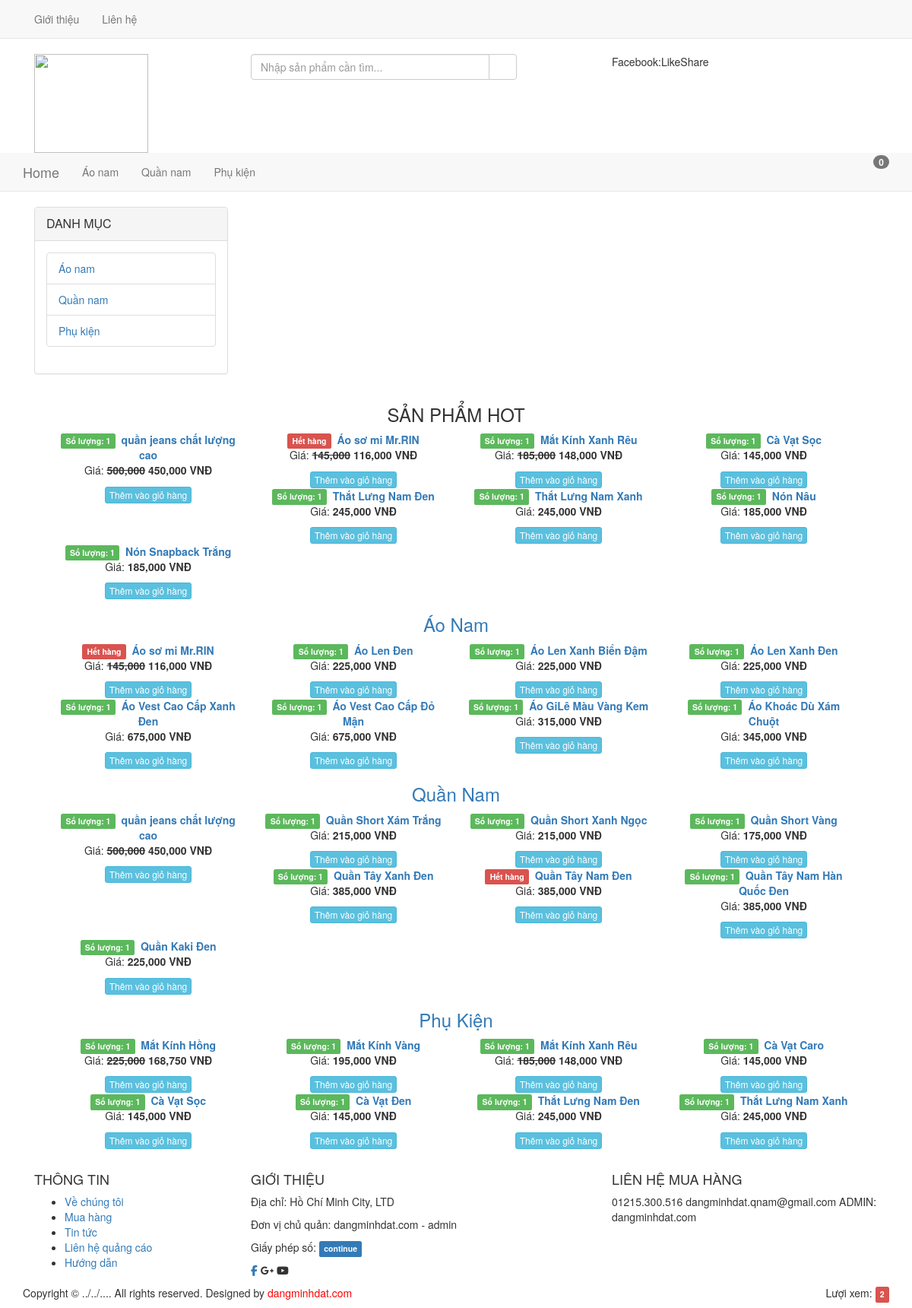
The page / on the database its author committed.
### tables this page shows
CREATE TABLE `chuyenmuc` (
  `id` int(11) NOT NULL,
  `name` varchar(100) NOT NULL,
  `slug` varchar(100) NOT NULL,
  `hinh_anh` varchar(100) NOT NULL,
  `banner` varchar(100) NOT NULL,
  `home` tinyint(4) NOT NULL DEFAULT '0',
  `status` tinyint(4) NOT NULL DEFAULT '1',
  `id_parent` int(11) NOT NULL,
  `size` varchar(100) DEFAULT NULL,
  `create_at` timestamp NOT NULL DEFAULT CURRENT_TIMESTAMP,
  `update_at` timestamp NOT NULL DEFAULT CURRENT_TIMESTAMP
);

CREATE TABLE `sanpham` (
  `id` int(11) NOT NULL,
  `name` varchar(100) DEFAULT NULL,
  `slug` varchar(100) DEFAULT NULL,
  `price` int(11) DEFAULT NULL,
  `sale` tinyint(4) DEFAULT '0',
  `thumbnail` varchar(100) DEFAULT NULL,
  `slide_thumbnail` varchar(100) DEFAULT NULL,
  `parent_id` int(11) DEFAULT NULL,
  `chuyenmuc_con` int(11) DEFAULT NULL,
  `describ` text,
  `content` text,
  `soluong` int(11) DEFAULT '0',
  `head` int(11) DEFAULT '0',
  `view` int(11) DEFAULT '0',
  `hot` tinyint(4) DEFAULT '0',
  `create_at` timestamp NULL DEFAULT NULL,
  `updated_at` timestamp NULL DEFAULT NULL ON UPDATE CURRENT_TIMESTAMP
);

### index.php (called while the page is built)
<?php require __DIR__.'/core/init.php'; ?>
<?php require __DIR__.'/includes/header.php'; ?>
<?php require __DIR__.'/includes/sidebar.php'; ?>
<?php require __DIR__.'/includes/footer.php'; ?>

### libraries/function.php (called while the page is built, shortened)
<?php
	function to_slug($str) {
        $str = trim(mb_strtolower($str));
        $str = preg_replace('/(à|á|ạ|ả|ã|â|ầ|ấ|ậ|ẩ|ẫ|ă|ằ|ắ|ặ|ẳ|ẵ)/', 'a', $str);
        $str = preg_replace('/(è|é|ẹ|ẻ|ẽ|ê|ề|ế|ệ|ể|ễ)/', 'e', $str);
        $str = preg_replace('/(ì|í|ị|ỉ|ĩ)/', 'i', $str);
        $str = preg_replace('/(ò|ó|ọ|ỏ|õ|ô|ồ|ố|ộ|ổ|ỗ|ơ|ờ|ớ|ợ|ở|ỡ)/', 'o', $str);
        $str = preg_replace('/(ù|ú|ụ|ủ|ũ|ư|ừ|ứ|ự|ử|ữ)/', 'u', $str);
        $str = preg_replace('/(ỳ|ý|ỵ|ỷ|ỹ)/', 'y', $str);
        $str = preg_replace('/(đ)/', 'd', $str);
        $str = preg_replace('/[^a-z0-9-\s]/', '', $str);
        $str = preg_replace('/([\s]+)/', '-', $str);
        return $str;
    }
	function base_url()
	{
		return 'http://banhang.byethost5.com/';
	}
    function getInput($string)
    {
        return isset($_GET[$string])?$_GET[$string]:'';
    }
    function sale($price,$sale)
    {
        $price = intval($price);
        $sale = intval($sale);
        $result = $price*((100 - $sale)/100);
        return $result;
    }
?>

### libraries/database.php (called while the page is built, shortened)
<?php
class database
{
	public $conn = null;
	public function __construct()
	{
		$this->conn = mysqli_connect("localhost","root","","codethuan_banhang") or die("Không thể kết nối với cơ sở dữ liệu");
		mysqli_set_charset($this->conn,'utf8');
	}
	public function fetch_sql($sql=null)
	{
		$result = mysqli_query($this->conn,$sql) or die("Lỗi truy vấn: ".mysqli_error($this->conn));
		$data = [];
		if($result)
		{
			while ($row = mysqli_fetch_assoc($result)) {
				$data[] = $row;
			}
		}
		return $data;
	}
	public function fetch_one($sql=null)
	{
		$sql .= " LIMIT 1";
		$result = mysqli_query($this->conn,$sql) or die("Lỗi truy vấn: ".mysqli_error($this->conn));
		return mysqli_fetch_assoc($result);
	}
}
?>

### core/init.php (called while the page is built, shortened)
<?php
	require __DIR__.'/../libraries/database.php';
	require __DIR__.'/../libraries/function.php';
	$db = new database();
	$danhmuc = $db->fetch_sql("SELECT * FROM chuyenmuc WHERE id_parent = 0 AND home = 1");
	$sanphamhot = $db->fetch_sql("SELECT * FROM sanpham WHERE hot = 1 ORDER BY id DESC LIMIT 8");
	$data_sanpham = [];
	foreach ($danhmuc as $key => $value) {
		$sql = "SELECT * FROM sanpham WHERE parent_id = $value[id] ORDER BY id DESC LIMIT 8";
		$sanpham = $db->fetch_sql($sql);
		$data_sanpham[$value['name']] = $sanpham;
	}
	$sanpham_muanhieu = $db->fetch_sql("SELECT * FROM sanpham ORDER BY head DESC LIMIT 4");
	$sl = 0;
?>

### includes/trang-chu.php (the view, shortened to what this page needs)
<div class="col-xs-12">
	<div class="sanphamhot">
		<div class="col-md-12 text-center">
			<div class="tieude">
				<h3>SẢN PHẨM HOT</h3>
			</div>
		</div>
		<div class="col-md-12 sanpham">
			<?php foreach ($sanphamhot as $key => $value) : ?>
				<?php
					$danhmuc_parent = $db->fetch_one("SELECT slug FROM chuyenmuc WHERE id = $value[parent_id]");
					$danhmuc_child = $db->fetch_one("SELECT slug FROM chuyenmuc WHERE id = $value[chuyenmuc_con]");
				?>
				<div class="col-md-3 col-sm-6 col-xs-12">
					<div class="media text-center">
						<a href="<?php echo 'http://'.$_SERVER['SERVER_NAME']."/".$danhmuc_parent['slug']."/".$danhmuc_child['slug']."/".$value['slug'].'-'.$value['id'].'.html'; ?>">
							<span class="label <?php echo ($value['soluong']>0)?"label-success":"label-danger"; ?>"><?php echo ($value['soluong']>0)?"Số lượng: ".$value['soluong']:"Hết hàng"; ?></span>
						</a>
						<strong><a href="<?php echo 'http://'.$_SERVER['SERVER_NAME']."/".$danhmuc_parent['slug']."/".$danhmuc_child['slug']."/".$value['slug'].'-'.$value['id'].'.html'; ?>" class="tensanpham"><?php echo $value['name']; ?></a></strong>
						<p>Giá: <strong class="giasanpham" style="text-decoration: line-through;"><?php echo ($value['sale'] != 0)?number_format($value['price']):""; ?></strong> <strong class="giasanpham"><?php echo number_format(sale($value['price'],$value['sale'])); ?> VNĐ</strong></p>
						<button class="btn btn-xs btn-xs btn-info add-card" data-id="<?php echo $value['id'] ?>" data-toggle="modal" data-target="#show-add">Thêm vào giỏ hàng</button>
					</div>
				</div>
			<?php endforeach; ?>
		</div>
	</div>
	<?php foreach ($data_sanpham as $key => $value) : ?>
	<div class="sanphamhot">
		<div class="col-md-12 text-center">
			<div class="tieude">
				<h3>
					<a href="<?php echo 'http://'.$_SERVER['SERVER_NAME'].'/'.to_slug($key); ?>"><?php echo ucwords($key); ?></a>
				</h3>
			</div>
		</div>
		<div class="col-md-12 sanpham">
			<?php foreach ($data_sanpham[$key] as $keyC => $valueC) : ?>
				<?php
					$danhmuc_parent = $db->fetch_one("SELECT slug FROM chuyenmuc WHERE id = $valueC[parent_id]");
					$danhmuc_child = $db->fetch_one("SELECT slug FROM chuyenmuc WHERE id = $valueC[chuyenmuc_con]");
				?>
				<div class="col-md-3 col-sm-6 col-xs-12">
					<div class="media text-center">
						<a href="<?php echo 'http://'.$_SERVER['SERVER_NAME']."/".$danhmuc_parent['slug']."/".$danhmuc_child['slug']."/".$valueC['slug'].'-'.$valueC['id'].'.html'; ?>">
							<span class="label <?php echo ($valueC['soluong']>0)?"label-success":"label-danger"; ?>"><?php echo ($valueC['soluong']>0)?"Số lượng: ".$valueC['soluong']:"Hết hàng"; ?></span>
						</a>
						<strong><a href="<?php echo 'http://'.$_SERVER['SERVER_NAME']."/".$danhmuc_parent['slug']."/".$danhmuc_child['slug']."/".$valueC['slug'].'-'.$valueC['id'].'.html'; ?>" class="tensanpham"><?php echo $valueC['name']; ?></a></strong>
						<p>Giá: <strong class="giasanpham" style="text-decoration: line-through;"><?php echo ($valueC['sale'] != 0)?number_format($valueC['price']):""; ?></strong> <strong class="giasanpham"><?php echo number_format(sale($valueC['price'],$valueC['sale'])); ?> VNĐ</strong></p>
						<button class="btn btn-info btn-xs add-card" data-id="<?php echo $valueC['id'] ?>" data-toggle="modal" data-target="#show-add">Thêm vào giỏ hàng</button>
					</div>
				</div>
			<?php endforeach; ?>
		</div>
	</div>
	<?php endforeach; ?>
</div>

### includes/header.php (shortened to what this page needs)
<!DOCTYPE html>
<html lang="en">
<head>
	<link rel="stylesheet" href="<?php echo base_url(); ?>public/frontend/bootstrap/css/bootstrap.css">
	<link rel="stylesheet" href="<?php echo base_url(); ?>public/frontend/style/font-awesome.css">
	<link rel="stylesheet" href="<?php echo base_url(); ?>public/frontend/style/style.css">
	<link rel="stylesheet" href="<?php echo base_url(); ?>public/frontend/owlcarousel/assets/owl.carousel.min.css">
	<link rel="stylesheet" href="<?php echo base_url(); ?>public/frontend/owlcarousel/assets/owl.theme.default.min.css">
</head>
<body>
	<nav class="navbar navbar-default navbar-static-top menutop">
		<div class="container">
				<ul class="nav navbar-nav">
					<li><a href="<?php echo base_url()."gioi-thieu"; ?>">Giới thiệu</a></li>
					<li><a href="<?php echo base_url()."lien-he"; ?>">Liên hệ</a></li>
				</ul>
		</div>
	</nav>
	<div class="header">
		<div class="container">
			<div class="col-sm-3 col-xs-12 logo">
				<a href="<?php echo base_url(); ?>">
					<img src="<?php echo base_url(); ?>public/frontend/image/logo.png" alt="" width="150" height="130">
				</a>
			</div>
			<div class="col-sm-4 face">
				<form id="timkiem" action="" onsubmit="return false;">
					<div class="input-group">
						<input type="text" id="func_timkiem" class="form-control" placeholder="Nhập sản phẩm cần tìm...">
						<div class="input-group-btn">
							<button class="btn btn-default" id="btn_timkiem">
								<i class="glyphicon glyphicon-search"></i>
							</button>
						</div>
					</div>
				</form>
			</div>
			<div class="col-sm-4 col-xs-3 col-xs-offset-1 face">
				<p>Facebook:<span>Like</span><span>Share</span></p>
			</div>
		</div>
	</div>
	<nav class="navbar navbar-default navbar-static-top mainmenu">
		<div class="container">
			<div class="navbar-header">
				<a href="<?php echo 'http://'.$_SERVER['SERVER_NAME']; ?>" class="navbar-brand">Home</a>
			</div>
			<div class="collapse navbar-collapse" id="mainmenu">
				<ul class="nav navbar-nav">
					<?php foreach ($danhmuc as $key => $value) : ?>
						<li><a href="<?php echo 'http://'.$_SERVER['SERVER_NAME'].'/'.$value['slug']; ?>"><?php echo $value['name']; ?></a></li>
					<?php endforeach; ?>
				</ul>
				<a href="<?php echo base_url(); ?>add-card.html" class="giohang pull-right">
					<span>
						<span id="bag-card" class="badge"><?php echo $sl; ?></span>
					</span>
				</a>
			</div>
		</div>
	</nav>
	<div class="sidebar" id="hienthi_timkiem">
		<div class="container">

### includes/sidebar.php (shortened to what this page needs)
<?php
	if($_SERVER['REQUEST_METHOD'] == "GET")
	{
		if(getInput("id_cate1") && getInput("id_cate2") && getInput("id_content") && getInput("id_post"))
		{
			if($breadcrumb_con && $breadcrumb && $id_post)
			{
				require __DIR__.'/menu-danhmuc.php';
				require __DIR__.'/chitiet.php';
			}
			else
			{
				require __DIR__.'/error.php';
			}
		}
		else
		{
			require __DIR__.'/menu-banner.php';
			require __DIR__.'/trang-chu.php';
		}
	}
?>

### includes/menu-banner.php
<div class="col-md-3">
	<div class="panel panel-default danhmuc">
		<div class="panel-heading">
			<p class="panel-title">DANH MỤC</p>
		</div>
		<div class="panel-body">
			<ul class="list-group">
				<?php foreach ($danhmuc as $key => $value) : ?>
					<li class="list-group-item"><a href="<?php echo $value['slug']; ?>"><?php echo $value['name']; ?></a></li>
				<?php endforeach; ?>
			</ul>
		</div>
	</div>
</div>
<div class="col-md-9">
	<div class="col-md-12 slide-anh">
		<div class="owl-carousel">
		  	<div><img src="<?php echo base_url(); ?>public/frontend/image/slide1.jpg" alt=""></div>
			<div><img src="<?php echo base_url(); ?>public/frontend/image/slide2.jpg" alt=""></div>
			<div><img src="<?php echo base_url(); ?>public/frontend/image/slide3.jpg" alt=""></div>
			<div><img src="<?php echo base_url(); ?>public/frontend/image/slide4.jpg" alt=""></div>
		</div>
	</div>
</div>

### includes/footer.php (shortened to what this page needs)
		</div>
	</div>
	<div class="banner">
		<div class="container">
			<div class="col-xs-12 text-center">
			</div>
		</div>
	</div>
	<div class="footer">
		<div class="container">
			<div class="col-sm-3 thongtin">
				<h4>THÔNG TIN</h4>
				<ul>
					<li><a href="http://dangminhdat.com">Về chúng tôi</a></li>
					<li><a href="<?php echo base_url(); ?>">Mua hàng</a></li>
					<li><a href="http://datdangtin.byethost17.com">Tin tức</a></li>
					<li><a href="http://dangminhdat.com">Liên hệ quảng cáo</a></li>
					<li><a href="http://google.com.vn">Hướng dẫn</a></li>
				</ul>
			</div>
			<div class="col-sm-5 gioithieu">
				<h4>GIỚI THIỆU</h4>
				<div class="gt">
					<p>Địa chỉ: Hồ Chí Minh City, LTD</p>
					<p>Đơn vị chủ quản: dangminhdat.com - admin</p>
					<p>Giấy phép số: <span class="label label-primary">continue</span></p>
					<p class="link">
						<a href="http://facebook.com/dangminhdat.77"><span class="fa fa-facebook"></span></a>
						<span class="fa fa-google-plus"></span>
						<span class="fa fa-youtube"></span>
					</p>
				</div>
			</div>
			<div class="col-sm-4 muahang">
				<h4>LIÊN HỆ MUA HÀNG</h4>
				<div class="lienhemuahang">
					<span class="call-footer">01215.300.516</span>
					<span class="email-footer">dangminhdat.qnam@gmail.com</span>
					<span class="admin-footer">ADMIN: dangminhdat.com</span>
				</div>
			</div>
		</div>
	</div>
	<div class="sub-footer">
		<div class="container">
			<p class="pull-left">Copyright © ../../.... All rights reserved. Designed by <a href="http://dangminhdat.com" style="color: red">dangminhdat.com</a></p>
			<p class="pull-right">Lượi xem: <span class="label label-danger">2</span></p>
		</div>
	</div>
</body>
</html>

### rows shown on the page
chuyenmuc: name "Áo nam"
chuyenmuc: name "Quần nam"
chuyenmuc: name "Phụ kiện"
sanpham: soluong "1", name "quần jeans chất lượng cao", price "500,000", sale($value['price'],$value['sale']) "450,000", sale($valueC['price'],$valueC['sale']) "450,000"
sanpham: soluong "Hết hàng", name "Áo sơ mi Mr.RIN", price "145,000", sale($value['price'],$value['sale']) "116,000", sale($valueC['price'],$valueC['sale']) "116,000"
sanpham: soluong "1", name "Mắt Kính Xanh Rêu", price "185,000", sale($value['price'],$value['sale']) "148,000", sale($valueC['price'],$valueC['sale']) "148,000"
sanpham: soluong "1", name "Cà Vạt Sọc", sale($value['price'],$value['sale']) "145,000", sale($valueC['price'],$valueC['sale']) "145,000"
sanpham: soluong "1", name "Thắt Lưng Nam Đen", sale($value['price'],$value['sale']) "245,000", sale($valueC['price'],$valueC['sale']) "245,000"
sanpham: soluong "1", name "Thắt Lưng Nam Xanh", sale($value['price'],$value['sale']) "245,000", sale($valueC['price'],$valueC['sale']) "245,000"
sanpham: soluong "1", name "Nón Nâu", sale($value['price'],$value['sale']) "185,000"
sanpham: soluong "1", name "Nón Snapback Trắng", sale($value['price'],$value['sale']) "185,000"
sanpham: soluong "1", name "Áo Len Đen", sale($valueC['price'],$valueC['sale']) "225,000"
sanpham: soluong "1", name "Áo Len Xanh Biển Đậm", sale($valueC['price'],$valueC['sale']) "225,000"
sanpham: soluong "1", name "Áo Len Xanh Đen", sale($valueC['price'],$valueC['sale']) "225,000"
sanpham: soluong "1", name "Áo Vest Cao Cấp Xanh Đen", sale($valueC['price'],$valueC['sale']) "675,000"
sanpham: soluong "1", name "Áo Vest Cao Cấp Đỏ Mận", sale($valueC['price'],$valueC['sale']) "675,000"
sanpham: soluong "1", name "Áo GiLê Màu Vàng Kem", sale($valueC['price'],$valueC['sale']) "315,000"
sanpham: soluong "1", name "Áo Khoác Dù Xám Chuột", sale($valueC['price'],$valueC['sale']) "345,000"
sanpham: soluong "1", name "Quần Short Xám Trắng", sale($valueC['price'],$valueC['sale']) "215,000"
sanpham: soluong "1", name "Quần Short Xanh Ngọc", sale($valueC['price'],$valueC['sale']) "215,000"
sanpham: soluong "1", name "Quần Short Vàng", sale($valueC['price'],$valueC['sale']) "175,000"
sanpham: soluong "1", name "Quần Tây Xanh Đen", sale($valueC['price'],$valueC['sale']) "385,000"
sanpham: soluong "Hết hàng", name "Quần Tây Nam Đen", sale($valueC['price'],$valueC['sale']) "385,000"
sanpham: soluong "1", name "Quần Tây Nam Hàn Quốc Đen", sale($valueC['price'],$valueC['sale']) "385,000"
sanpham: soluong "1", name "Quần Kaki Đen", sale($valueC['price'],$valueC['sale']) "225,000"
sanpham: soluong "1", name "Mắt Kính Hồng", price "225,000", sale($valueC['price'],$valueC['sale']) "168,750"
sanpham: soluong "1", name "Mắt Kính Vàng", sale($valueC['price'],$valueC['sale']) "195,000"
sanpham: soluong "1", name "Cà Vạt Caro", sale($valueC['price'],$valueC['sale']) "145,000"
sanpham: soluong "1", name "Cà Vạt Đen", sale($valueC['price'],$valueC['sale']) "145,000"

### other values the page prints
$sl "0"
$key "Áo Nam"
$key "Quần Nam"
$key "Phụ Kiện"
